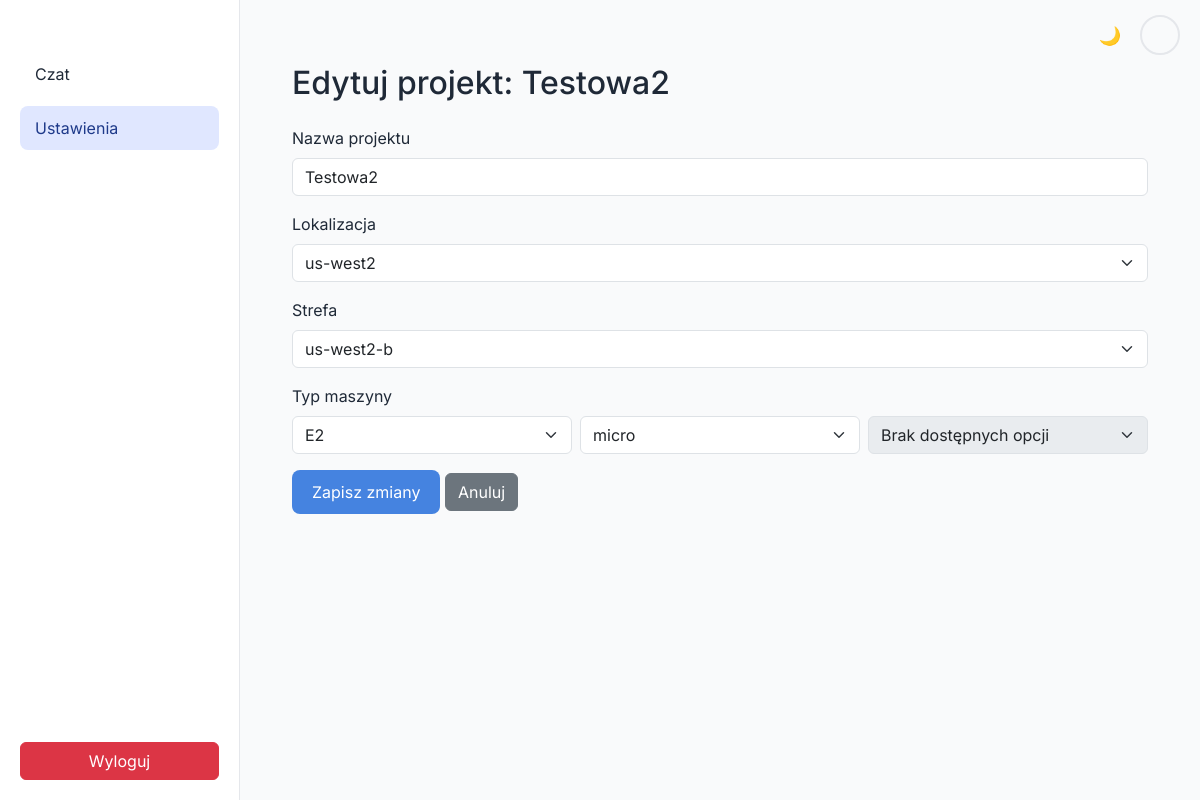
/edit_project/10 (signed in), run on the app's committed database.
### app.py (models this page shows)
class Project(db.Model):
    id = db.Column(db.Integer, primary_key=True)
    name = db.Column(db.String(120), nullable=False)
    location = db.Column(db.String(250), default="")
    zone = db.Column(db.String(250), default="")
    active = db.Column(db.Boolean, default=False)
    user_id = db.Column(db.Integer, db.ForeignKey('user.id'), nullable=False)
    machine_type = db.Column(db.String(250), default="")
    user = db.relationship('User', backref=db.backref('projects', lazy=True))

### app.py (the view, shortened to what this page needs)
@app.route('/edit_project/<int:project_id>', methods=['GET', 'POST'])
@login_required
def edit_project(project_id):
    user = User.query.get(session['user_id'])
    project = Project.query.filter_by(id=project_id, user_id=user.id).first_or_404()
    return render_template('edit_project.html', project=project)

### app.py (called while the page is built)
def login_required(f):
    @wraps(f)
    def decorated_function(*args, **kwargs):
        if 'user_id' not in session:
            return redirect(url_for('login'))
        return f(*args, **kwargs)
    return decorated_function

### templates/edit_project.html (shortened to what this page needs)
<!DOCTYPE html>
<html lang="pl">
<head>
    <link href="https://cdn.jsdelivr.net/npm/bootstrap@5.3.0-alpha3/dist/css/bootstrap.min.css" rel="stylesheet">
    <link rel="stylesheet" href="{{ url_for('static', filename='css/styles.css') }}">
</head>
<body>
  <div class="theme-toggle">
    <button id="theme-button" class="theme-btn">🌙</button>
    <a href="{{ url_for('profile') }}" class="profile-icon" title="Profil"></a>
  </div>
  <div class="app-wrapper">
    <aside class="sidebar">
      <nav class="sidebar-nav">
        <a href="{{ url_for('index') }}" class="nav-link">Czat</a>
        <a href="{{ url_for('edit_project', project_id=project.id) }}" class="nav-link active">Ustawienia</a>
      </nav>
      <div class="sidebar-footer">
        <a href="{{ url_for('logout') }}" class="btn btn-danger w-100">Wyloguj</a>
      </div>
    </aside>
    <main class="main-content">
      <div class="container mt-4">
        <h2 class="mb-4">Edytuj projekt: {{ project.name }}</h2>
        <form action="{{ url_for('edit_project', project_id=project.id) }}" method="POST" class="needs-validation" novalidate>
          <div class="mb-3">
            <label for="project_name" class="form-label">Nazwa projektu</label>
            <input type="text" class="form-control" id="project_name" name="project_name"
                   value="{{ project.name }}" required>
          </div>
          <div class="mb-3">
            <label for="location" class="form-label">Lokalizacja</label>
            <select class="form-select" id="location" name="location" required>
              <option value="us-west2" {% if project.location == "us-west2" %}selected{% endif %}>us-west2</option>
            </select>
          </div>
          <div class="mb-3">
            <label for="zone" class="form-label">Strefa</label>
            <select class="form-select" id="zone" name="zone" required {% if not project.location %}disabled{% endif %}>
              {% if project.zone %}
                <option value="{{ project.zone }}" selected>{{ project.zone }}</option>
              {% else %}
                <option value="" disabled selected>Wybierz najpierw lokalizację</option>
              {% endif %}
            </select>
          </div>
          <div class="mb-3">
            <label class="form-label">Typ maszyny</label>
            <div class="d-flex gap-2">
              {% set family = (project.machine_type or '').split('-')[0] %}
              <select class="form-select" id="machine_family" name="machine_family" required {% if not project.location %}disabled{% endif %}>
                {% if project.machine_type %}
                  <option value="{{ family }}" selected>{{ family }}</option>
                {% else %}
                  <option value="" disabled selected>Wybierz najpierw lokalizację</option>
                {% endif %}
              </select>
              {% set subtype = (project.machine_type or '').split('-')[1] %}
              <select class="form-select" id="machine_family_type" name="machine_family_type" required {% if not family %}disabled{% endif %}>
                {% if project.machine_type %}
                  <option value="{{ subtype }}" selected>{{ subtype }}</option>
                {% else %}
                  <option value="" disabled selected>Wybierz najpierw rodzinę</option>
                {% endif %}
              </select>
              {% set vcpu = (project.machine_type or '').split('-')[2] %}
              <select class="form-select" id="machine_vcpu" name="machine_vcpu" required {% if not subtype %}disabled{% endif %}>
                {% if project.machine_type %}
                  <option value="{{ vcpu }}" selected>{{ vcpu }}</option>
                {% else %}
                  <option value="" disabled selected>Wybierz najpierw typ</option>
                {% endif %}
              </select>
            </div>
          </div>
          <button type="submit" class="btn btn-primary">Zapisz zmiany</button>
          <a href="{{ url_for('index') }}" class="btn btn-secondary">Anuluj</a>
        </form>
      </div>
    </main>
  </div>
</body>
</html>

### static/css/styles.css (style rules this page uses)
body, html { margin: 0; padding: 0; height: 100%; font-family: 'Inter', sans-serif; background: #f9fafb; color: #1f2937; }
div, .form-control, body { transition-property: color, background-color, border-color, box-shadow; transition-duration: 0.17s; transition-timing-function: ease-in-out; }
a { text-decoration: none; color: #3b82f6; }
.app-wrapper { display: flex; height: 100vh; }
.sidebar { width: 240px; background: #ffffff; border-right: 1px solid #e5e7eb; padding: 20px; }
.sidebar-nav { display: flex; flex-direction: column; gap: 10px; }
.nav-link { padding: 10px 15px; border-radius: 8px; color: #1f2937; }
.nav-link:hover, .nav-link.active { background-color: #e0e7ff; color: #1e3a8a; text-decoration: none; }
.theme-toggle { position: absolute; top: 15px; right: 20px; display: flex; gap: 10px; }
.theme-btn { border: none; background: #fef3c7; font-size: 18px; border-radius: 50%; width: 36px; height: 36px; cursor: pointer; }
.main-content { flex: 1; padding: 40px; display: flex; flex-direction: column; }
.profile-icon { width: 40px; height: 40px; border-radius: 50%; background-image: url('https://cdn-icons-png.flaticon.com/512/847/847969.png'); background-size: cover; background-position: center; border: 2px solid #e5e7eb; }
.theme-btn { border: none;; background-size: cover; background-position: center; border-radius: 50%; width: 40px; height: 40px; cursor: pointer; display: inline-block; background-color: transparent; }
.sidebar { display: flex; flex-direction: column; justify-content: space-between; }
.sidebar-footer { margin-top: auto; padding-top: 20px; }
.btn-primary { background-color: #4583e0; color: white; padding: 10px 20px; border-radius: 8px; border: none; cursor: pointer; transition: background-color 0.2s; }

### data on the page
Project: name "Testowa2", project_name "Testowa2", location "us-west2", zone "us-west2-b", machine_family "E2", machine_family_type "micro", machine_vcpu "Brak dostępnych opcji"
